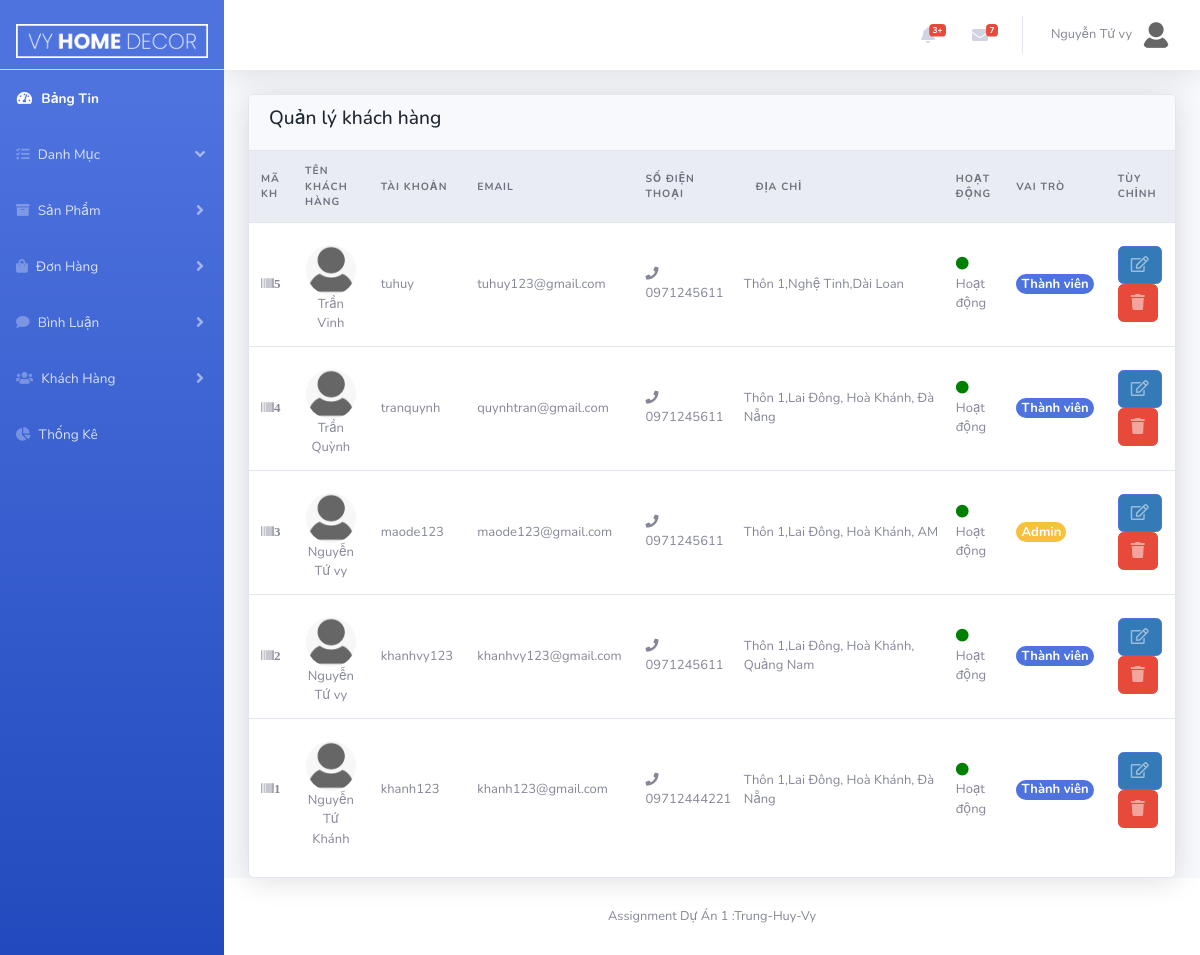
Before: /Admin/index.php?act=customer&list (signed in) with the older database file.
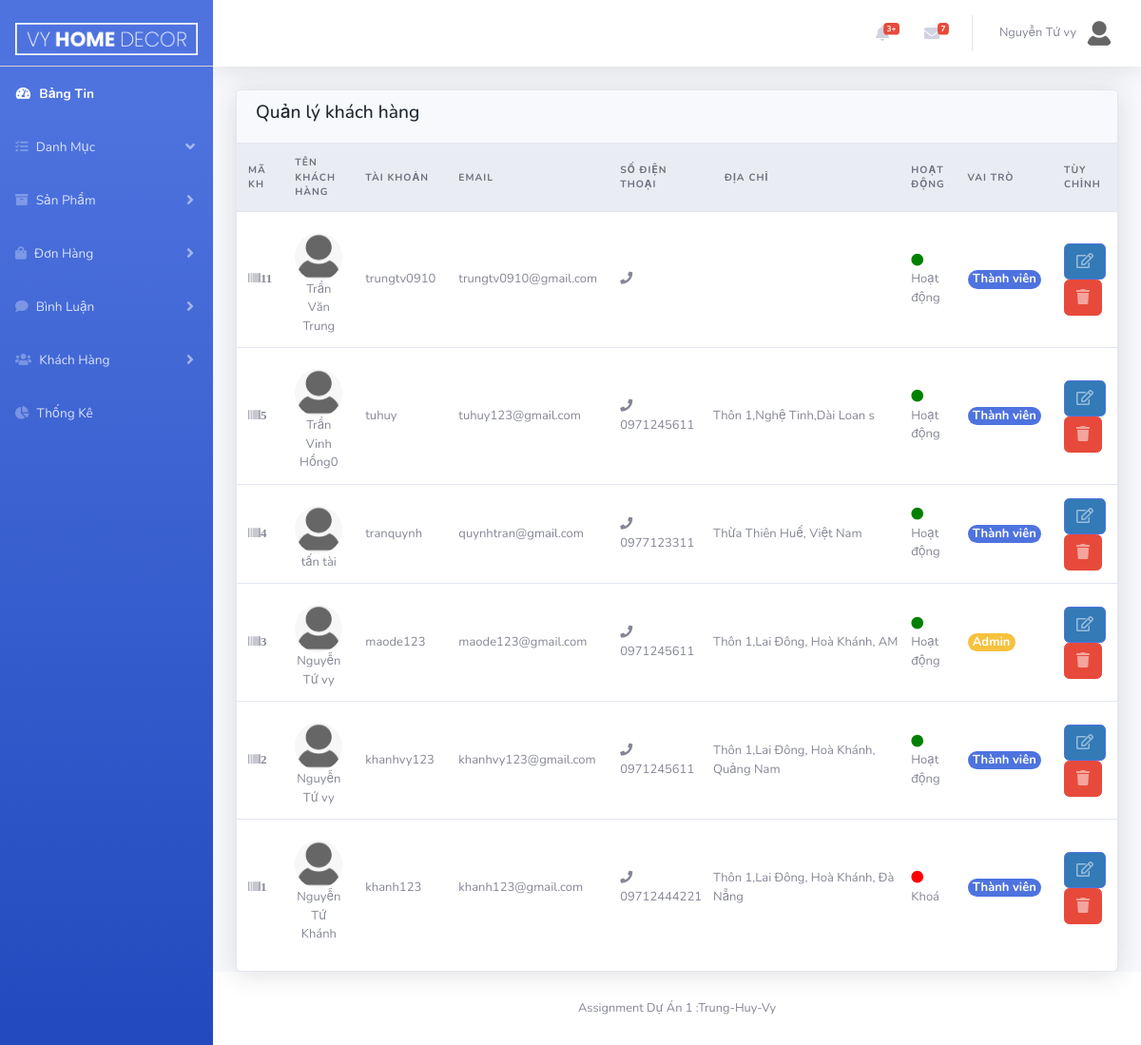
After: the same page with the newer database file.
### tables this page shows
CREATE TABLE `tbl_customer` (
  `custId` int(10) NOT NULL,
  `username` varchar(50) NOT NULL,
  `password` varchar(50) NOT NULL,
  `custName` varchar(50) NOT NULL,
  `image` varchar(255) DEFAULT NULL,
  `phone` varchar(50) DEFAULT NULL,
  `email` varchar(50) NOT NULL,
  `address` text DEFAULT NULL,
  `status` int(10) NOT NULL COMMENT '0:block ; 1:hoạt động',
  `role` int(10) NOT NULL COMMENT '0:khách hàng ;1:Admin'
);

### model/pdo.php (called while the page is built, shortened)
<?php
function pdo_get_connection()
{   $servername="localhost";
    $username='root';
    $password='';
    try{
        $dburl="mysql:host=$servername;dbname=vyhomedecor; charset=utf8";
        $conn = new PDO($dburl,$username,$password);
        $conn->setAttribute(PDO::ATTR_ERRMODE,PDO::ERRMODE_EXCEPTION);
        return $conn;
        }
        catch(PDOException $e){
            return "lỗi kết nối :". $e->getMessage();
        }
}
function pdo_query($sql){
    $sql_args = array_slice(func_get_args(),1);
    try{
        $conn =pdo_get_connection();
        $stmt =$conn->prepare($sql);
        $stmt -> execute($sql_args);
        $row =$stmt->fetchAll();
        return $row;
    }catch(PDOException $e){
        throw $e;
    }
    finally{
        unset($conn);
    }
}
?>

### model/customer.php (called while the page is built, shortened)
<?php
include_once 'pdo.php';
function loadAll_customer(){
    $sql="SELECT * FROM tbl_customer order by custId DESC";
    $listcustomer=pdo_query($sql);
    return $listcustomer;
}
?>

### Admin/customer/list.php (the view, shortened to what this page needs)
<div class="row">
    <div class="col-xl-12">
        <div class="card">
            <div class="card-header border-0">
                <div class="row align-items-center">
                    <div class="col">
                    <h4 class="page-header-title">
                        Quản lý khách hàng
                    </h4>
                    </div>
                </div>
            </div>
            <div class="table-responsive">
                <form action="" method="post">
                    <table class="table align-items-center table-flush ">
                        <thead class="thead-light">
                            <tr class="table_01">
                                <th>Mã KH</th>
                                <th>Tên Khách Hàng</th>
                                <th>Tài Khoản</th>
                                <th>Email</th>
                                <th>Số Điện Thoại</th>
                                <th>Địa chỉ</th>
                                <th>Hoạt Động</th>
                                <th>Vai trò</th>
                                <th>Tùy Chỉnh</th>
                            </tr>
                        </thead>
                        <tbody>
                            <?php
                                foreach ($listcustomer as $customer) {
                                    extract($customer);
                                    ?>
                                    <tr>
                                    <td><i class="fas fa-barcode"><?=$custId?></td>
                                    <td class="text-center">
                                        <div class="reply_img text-center">
                                           <img width="50" src="img_tam/anhavatar.png" alt="">
                                        </div>
                                        <?=$custName?>
                                    </td>
                                    <td>
                                    <?=$username?>
                                    </td>
                                    <td><i class="ni ni-email-83"></i> <?=$email?> </td>
                                    <td><i class="fas fa-phone"></i> <?=$phone?></td>
                                    <td><?=$address?></td>
                                    <td><span class="text-seccess"><?php
                                           if($status==0){
                                               echo " <i class='fas fa-circle fa-red'></i> Khoá ";
                                           }else{
                                               echo "<i class='fas fa-circle fa-green'></i> Hoạt động  ";
                                           }
                                       ?></span></td>
                                    <td>
                                       <?php
                                           if($role==1){
                                            echo '<div style="font-size:100% ;color:#fff" class="badge bg-warning rounded-pill">Admin</div>';
                                           }else{
                                            echo '<div style="font-size:100% ;color:#fff" class="badge bg-primary text-white rounded-pill">Thành viên</div>';
                                           }
                                       ?>
                                    </td>
                                    <td>
                                        <a class="btn  btn-primary" href="index.php?act=customer&edit=<?=$custId ?>"><span class="icon text-white-50"><i class="far fa-edit"></i></span></a>
                                        <a class="btn btn_xoa btn-danger" onclick="return confirm('Bạn có chắc xóa khách hàng này')" href="index.php?act=customer&delete=<?=$custId?>"><span class="icon text-white-50"><i class="fas fa-trash"></i></span></a>
                                    </td>
                                </tr>
                             <?php  }
                            ?>
                        </tbody>
                    </table>
                </form>
            </div>
        </div>
    </div>
</div>

Changed rows visible on the page:
added tbl_customer: custId "11", custName "Trần Văn Trung", username "trungtv0910", email "trungtv0910@gmail.com", status 1 (drawn), role "Thành viên"
changed tbl_customer "tuhuy": custName "Trần Vinh" → "Trần Vinh Hồng0"; address "Thôn 1,Nghệ Tinh,Dài Loan" → "Thôn 1,Nghệ Tinh,Dài Loan s"
changed tbl_customer "tranquynh": custName "Trần Quỳnh" → "tấn tài"; phone "0971245611" → "0977123311"; address "Thôn 1,Lai Đông, Hoà Khánh, Đà Nẵng" → "Thừa Thiên Huế, Việt Nam"
changed tbl_customer "Nguyễn Tứ Khánh": status "Hoạt động" → "Khoá"
